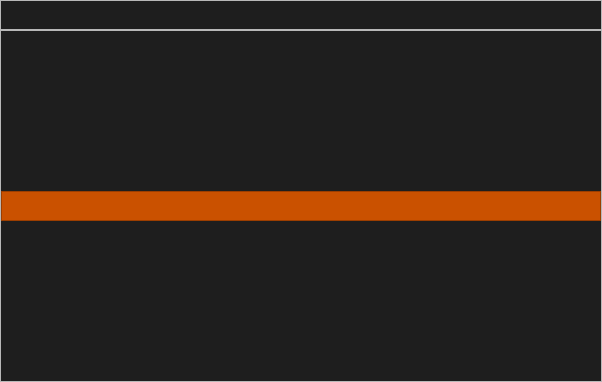
<?xml version="1.0" encoding="UTF-8"?>
<ui version="4.0">
 <class>Trainer</class>
 <widget class="QWidget" name="Trainer">
  <property name="geometry">
   <rect>
    <x>0</x>
    <y>0</y>
    <width>602</width>
    <height>382</height>
   </rect>
  </property>
  <property name="windowTitle">
   <string>Trainer</string>
  </property>
  <property name="styleSheet">
   <string notr="true">QWidget#Trainer{	
background-color: rgb(30, 30, 30);
}
</string>
  </property>
  <layout class="QGridLayout" name="gridLayout_4">
   <property name="leftMargin">
    <number>0</number>
   </property>
   <property name="topMargin">
    <number>0</number>
   </property>
   <property name="rightMargin">
    <number>0</number>
   </property>
   <property name="bottomMargin">
    <number>0</number>
   </property>
   <property name="spacing">
    <number>0</number>
   </property>
   <item row="0" column="0">
    <layout class="QVBoxLayout" name="verticalLayout">
     <property name="spacing">
      <number>0</number>
     </property>
     <item>
      <widget class="QFrame" name="frame_title">
       <property name="maximumSize">
        <size>
         <width>16777215</width>
         <height>0</height>
        </size>
       </property>
       <property name="styleSheet">
        <string notr="true">QFrame#frame_title{
background-color: rgb(104, 104, 104);
}</string>
       </property>
       <property name="frameShape">
        <enum>QFrame::StyledPanel</enum>
       </property>
       <property name="frameShadow">
        <enum>QFrame::Raised</enum>
       </property>
       <layout class="QGridLayout" name="gridLayout">
        <property name="leftMargin">
         <number>0</number>
        </property>
        <property name="topMargin">
         <number>0</number>
        </property>
        <property name="rightMargin">
         <number>0</number>
        </property>
        <property name="bottomMargin">
         <number>0</number>
        </property>
        <property name="spacing">
         <number>0</number>
        </property>
        <item row="0" column="0">
         <layout class="QHBoxLayout" name="horizontalLayout_2">
          <item>
           <spacer name="horizontalSpacer_2">
            <property name="orientation">
             <enum>Qt::Horizontal</enum>
            </property>
            <property name="sizeType">
             <enum>QSizePolicy::Fixed</enum>
            </property>
            <property name="sizeHint" stdset="0">
             <size>
              <width>13</width>
              <height>20</height>
             </size>
            </property>
           </spacer>
          </item>
          <item>
           <layout class="QHBoxLayout" name="horizontalLayout"/>
          </item>
          <item>
           <widget class="QToolButton" name="btnHide">
            <property name="maximumSize">
             <size>
              <width>0</width>
              <height>0</height>
             </size>
            </property>
            <property name="text">
             <string/>
            </property>
           </widget>
          </item>
          <item>
           <widget class="QToolButton" name="btnHideP">
            <property name="maximumSize">
             <size>
              <width>0</width>
              <height>0</height>
             </size>
            </property>
            <property name="text">
             <string/>
            </property>
           </widget>
          </item>
          <item>
           <spacer name="horizontalSpacer">
            <property name="orientation">
             <enum>Qt::Horizontal</enum>
            </property>
            <property name="sizeHint" stdset="0">
             <size>
              <width>40</width>
              <height>20</height>
             </size>
            </property>
           </spacer>
          </item>
         </layout>
        </item>
       </layout>
      </widget>
     </item>
     <item>
      <widget class="QFrame" name="frame_menuBar">
       <property name="maximumSize">
        <size>
         <width>16777215</width>
         <height>30</height>
        </size>
       </property>
       <property name="frameShape">
        <enum>QFrame::StyledPanel</enum>
       </property>
       <property name="frameShadow">
        <enum>QFrame::Raised</enum>
       </property>
       <layout class="QGridLayout" name="gridLayout_2">
        <property name="leftMargin">
         <number>0</number>
        </property>
        <property name="topMargin">
         <number>0</number>
        </property>
        <property name="rightMargin">
         <number>0</number>
        </property>
        <property name="bottomMargin">
         <number>0</number>
        </property>
        <property name="spacing">
         <number>0</number>
        </property>
        <item row="0" column="0">
         <layout class="QHBoxLayout" name="horizontalLayout_menuBar">
          <property name="spacing">
           <number>0</number>
          </property>
          <item>
           <spacer name="verticalSpacer">
            <property name="orientation">
             <enum>Qt::Vertical</enum>
            </property>
            <property name="sizeHint" stdset="0">
             <size>
              <width>20</width>
              <height>40</height>
             </size>
            </property>
           </spacer>
          </item>
         </layout>
        </item>
       </layout>
      </widget>
     </item>
     <item>
      <widget class="QFrame" name="frame_main">
       <property name="styleSheet">
        <string notr="true">QFrame#frame_main
{
}</string>
       </property>
       <property name="frameShape">
        <enum>QFrame::StyledPanel</enum>
       </property>
       <property name="frameShadow">
        <enum>QFrame::Raised</enum>
       </property>
       <layout class="QGridLayout" name="gridLayout_3">
        <property name="leftMargin">
         <number>0</number>
        </property>
        <property name="topMargin">
         <number>0</number>
        </property>
        <property name="rightMargin">
         <number>0</number>
        </property>
        <property name="bottomMargin">
         <number>0</number>
        </property>
        <property name="spacing">
         <number>0</number>
        </property>
        <item row="1" column="0">
         <widget class="QFrame" name="frame_status">
          <property name="minimumSize">
           <size>
            <width>0</width>
            <height>30</height>
           </size>
          </property>
          <property name="maximumSize">
           <size>
            <width>16777215</width>
            <height>30</height>
           </size>
          </property>
          <property name="styleSheet">
           <string notr="true">QFrame#frame_status
{
    background-color: rgb(202, 81, 0);
	color: rgb(255, 255, 255);
}</string>
          </property>
          <property name="frameShape">
           <enum>QFrame::StyledPanel</enum>
          </property>
          <property name="frameShadow">
           <enum>QFrame::Raised</enum>
          </property>
          <layout class="QHBoxLayout" name="horizontalLayout_3">
           <property name="spacing">
            <number>0</number>
           </property>
           <property name="leftMargin">
            <number>0</number>
           </property>
           <property name="topMargin">
            <number>0</number>
           </property>
           <property name="rightMargin">
            <number>0</number>
           </property>
           <property name="bottomMargin">
            <number>0</number>
           </property>
           <item>
            <layout class="QHBoxLayout" name="horizontalLayout_addStatusBar">
             <property name="spacing">
              <number>0</number>
             </property>
            </layout>
           </item>
          </layout>
         </widget>
        </item>
        <item row="0" column="0">
         <layout class="QGridLayout" name="gridLayout_mainForm">
          <property name="spacing">
           <number>0</number>
          </property>
         </layout>
        </item>
       </layout>
      </widget>
     </item>
    </layout>
   </item>
  </layout>
 </widget>
 <layoutdefault spacing="6" margin="11"/>
 <resources/>
 <connections/>
</ui>
